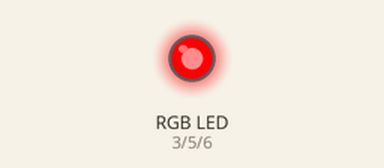
The sketch below on a simulated Arduino Uno, built with avr-gcc and run on an emulated ATmega328P. Parts: an RGB LED mixed from three pins (HIGH = lit).

Above: at 0.1 s.
At 2.1 s:
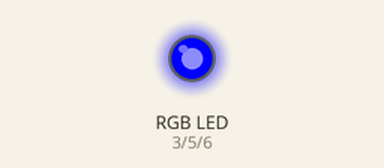
At 3.1 s:
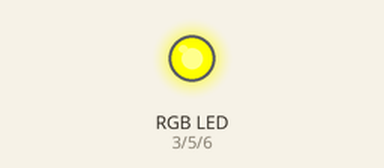
At 6.1 s:
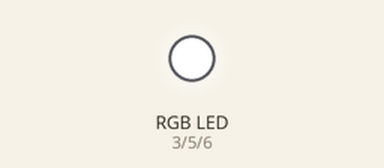
At 15.2 s:
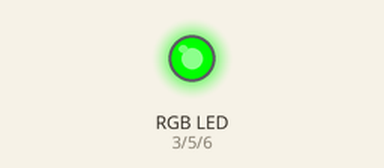
At 26.3 s:
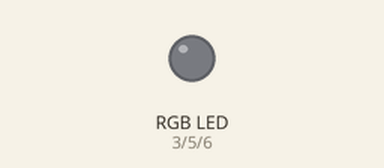
Timing chart, 0 to 40.0 s (numbered marks = the images above):
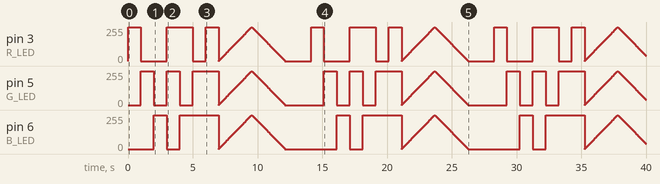

Measured:
- by itself, pin 5 (G_LED): 0/255 → 255/255 at 1.0 s, → 0/255 1.0 s later, → 255/255 1.0 s later, → 0/255 1.0 s later, … (1509 changes in this stretch)
- by itself, pin 3 (R_LED): 0/255 → 255/255 at 0.00 s, → 0/255 1.0 s later, → 255/255 2.0 s later, → 0/255 2.0 s later, … (1509 changes in this stretch)

The sketch:

led_rgb_test.ino
```cpp
/*
  Пример управления модулем RGB светодиода
  Created by Rostislav Varzar
*/

#define R_LED 3
#define G_LED 5
#define B_LED 6

void setup() {
  // Инициализация последовательного порта
  Serial.begin(9600);
  // Инициализация выходов на светодиоды
  pinMode(R_LED, OUTPUT);
  pinMode(G_LED, OUTPUT);
  pinMode(B_LED, OUTPUT);
}

void loop() {
  // Красный
  digitalWrite(R_LED, HIGH);
  digitalWrite(G_LED, LOW);
  digitalWrite(B_LED, LOW);
  delay(1000);
  // Зеленый
  digitalWrite(R_LED, LOW);
  digitalWrite(G_LED, HIGH);
  digitalWrite(B_LED, LOW);
  delay(1000);
  // Синий
  digitalWrite(R_LED, LOW);
  digitalWrite(G_LED, LOW);
  digitalWrite(B_LED, HIGH);
  delay(1000);
  // Желтый
  digitalWrite(R_LED, HIGH);
  digitalWrite(G_LED, HIGH);
  digitalWrite(B_LED, LOW);
  delay(1000);
  // Розовый
  digitalWrite(R_LED, HIGH);
  digitalWrite(G_LED, LOW);
  digitalWrite(B_LED, HIGH);
  delay(1000);
  // Бирюзовый
  digitalWrite(R_LED, LOW);
  digitalWrite(G_LED, HIGH);
  digitalWrite(B_LED, HIGH);
  delay(1000);
  // Белый
  digitalWrite(R_LED, HIGH);
  digitalWrite(G_LED, HIGH);
  digitalWrite(B_LED, HIGH);
  delay(1000);
  // Плавное увеличение и уменьшение яркости всех трех цветов
  for (int i = 0; i <= 255; i++)
  {
    analogWrite(R_LED, i);
    analogWrite(G_LED, i);
    analogWrite(B_LED, i);
    delay(10);
  }
  for (int i = 255; i >= 0; i--)
  {
    analogWrite(R_LED, i);
    analogWrite(G_LED, i);
    analogWrite(B_LED, i);
    delay(10);
  }
  delay(1000);
  // Выключены все светодиоды
  digitalWrite(R_LED, LOW);
  digitalWrite(G_LED, LOW);
  digitalWrite(B_LED, LOW);
  delay(1000);
}
```
